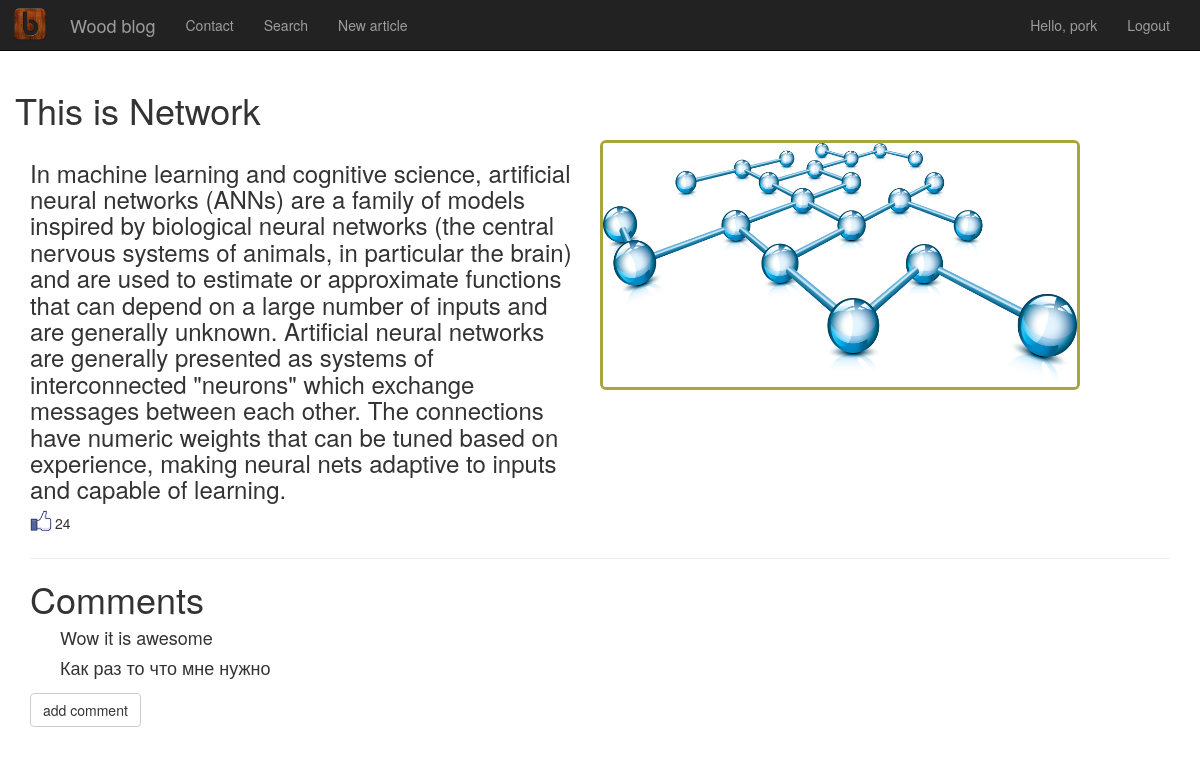
/thisone/1/ (signed in), run on the app's committed database.
### blog/models.py (models this page shows)
class Article (models.Model):
    class Meta:
        db_table = "Article"
    Title = models.CharField(max_length=200)
    Text = models.TextField()
    Date = models.DateTimeField(default=datetime.now())
    Pic = models.CharField(max_length=100, default="defaultarticle.jpeg")
    Likes = models.IntegerField(default=0)
    Category = models.CharField(max_length=10, choices=cats_choise, default='Other')

class Comment (models.Model):
    class Meta:
        db_table = 'Comment'
    Text = models.TextField(verbose_name="Добавить комментарий")
    Owner_article = models.ForeignKey(Article)

### blog/views.py (the view)
# urls.py: url(r'^thisone/(?P<article_id>\d+)/$', views.thisone),
def thisone (request, article_id=1):
    if request.POST:
        frm = CommentForm(request.POST)
        if frm.is_valid():
            comment = frm.save(commit=False)
            comment.Owner_article = Article.objects.get(id=article_id)
            frm.save()
    args ={}
    args.update(csrf(request))
    args['article'] = Article.objects.get(id=article_id)
    args['comments'] = Comment.objects.all().filter(Owner_article=article_id)
    args['form'] = CommentForm()
    args['user'] = auth.get_user(request)
    args['title'] = args['article'].Title
    return render_to_response('article.html',args)

### templates/article.html (shortened to what this page needs)
{% extends 'layout.html' %}
{% load staticfiles %}
{% block article %}
<div class="row">
    <h1>This is {{article.Title}}</h1>
    <h3 class="col-md-6">{{ article.Text }}</h3>
    <img class="img-rounded" style="vertical-align: middle" src="{% static article.Pic %}">
</div>
<p><img class="like" src="{% static "like.png" %}"> {{ article.Likes }}</p>
<hr>
    <h1>Comments</h1>
{% for comment in comments %}
<h4>{{ comment.Text }}</h4>
{% endfor %}
{% if user.is_authenticated %}
<form action="." method="post">
    <div class="form-group">
        <input type="submit" class="btn btn-default" value="add comment">
    </div>
</form>
{% endif %}
{% endblock %}

### templates/mylog.html
{% if user.is_authenticated %}
<ul class="nav navbar-nav navbar-right">
    <li><a href="/admin"> Hello, {{ user.username }}</a></li>
    <li><a href="/auth/logout">Logout</a></li>
</ul>
{% else %}
<ul class="nav navbar-nav navbar-right">
<li><a href="/auth/login">Login</a></li>
<li><a href="/auth/register">Register</a></li>
</ul>
{% endif %}

### static/css/mystyle.css (style rules this page uses)
h4 { text-align: justify; text-indent: 30px; }
.like { width: 25Px; height: 25Px; float:left; margin-top: -5Px; }
p { height: 25Px; }
img { width: 480Px; height: 250px; }
img.img-rounded { border: 3Px solid rgba(152, 148, 26, 0.84); }
body { background-attachment: fixed; }

### data on the page
Article: Title "Network", Text "In machine learning and cognitive science, artificial neural networks (ANNs) are a family of models inspired by biological neural networks (the central nervous systems of animals, in particular the brain) and are used to estimate or approximate functions that can depend on a large number of inputs and are generally unknown. Artificial neural networks are generally presented as systems of interconnected \"neurons\" which exchange messages between each other. The connections have numeric weights that can be tuned based on experience, making neural nets adaptive to inputs and capable of learning.", Pic (picture), Likes "24"
Comment: Text "Wow it is awesome"
Comment: Text "Как раз то что мне нужно"

### other printed values
{{ user.username }} "pork"
